Frame 1 (no input): blank canvas, image omitted
Frame 60 (no input): blank canvas, image omitted
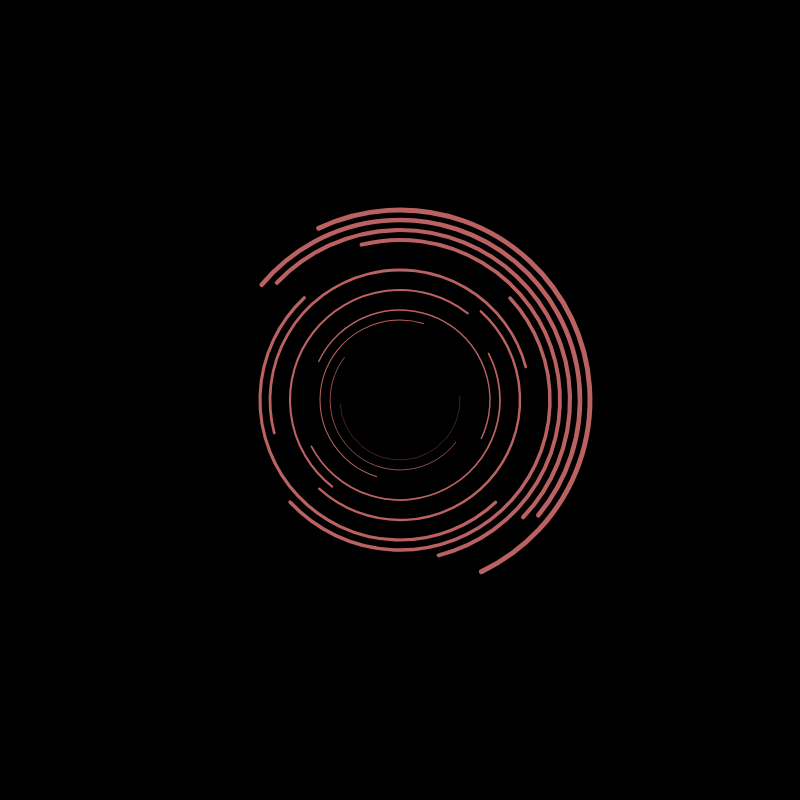
Frame 120 (the mouse pressed at the canvas centre since frame 60)

The p5.js sketch whose frames 1 and 60 were blank and that drew this single picture after the mouse press (run headless with seeded random() and noise() and a simulated clock; from frame 60 on, the mouse is pressed at the canvas centre):

// p5.js sketch
// ── sketch.js
let ggg = 50;
let len = 3;

function setup() {
  createCanvas(800, 800);
}

function draw() {
  background(0,0,0);
  rectMode(CENTER)
  noFill();
  stroke(190,100,100,250);
  translate(width/2, height/2);
  let arcSize = map(mouseX, 0, width, 0, 2*PI);
  for (let i=0; i< 15; i++) {
    rotate(i/2 + frameCount/20)
    let sw = 0.5 + 0.12 * i;
    strokeWeight(i* 0.35);
    let s = 350 - 10*1;
    arc (0, 0,100 + i*20,100 + i*20, 0, arcSize);
  
  }
}
